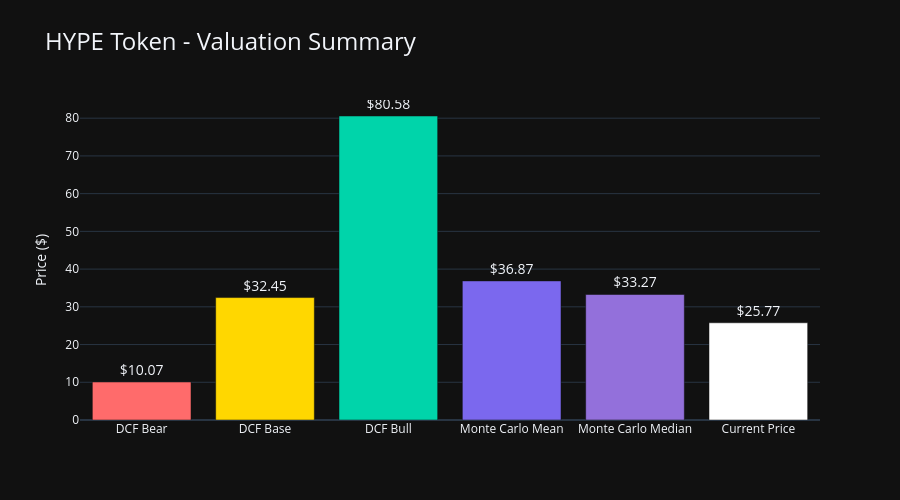

The notebook cell saved with this chart:
### Markdown cell above
## 10. Final Summary & Price Targets

### Code cell
# Final summary with all methodologies
final_summary = {
    'DCF Bear': scenario_results['Bear']['implied_price_circulating'],
    'DCF Base': scenario_results['Base']['implied_price_circulating'],
    'DCF Bull': scenario_results['Bull']['implied_price_circulating'],
    'Monte Carlo Mean': mc_mean,
    'Monte Carlo Median': mc_median,
    'Current Price': CORE_METRICS['current_price']
}

# Create final visualization
fig = go.Figure()

# Add price targets
labels = list(final_summary.keys())
values = list(final_summary.values())
colors = ['#FF6B6B', '#FFD700', '#00D4AA', '#7B68EE', '#9370DB', '#FFFFFF']

fig.add_trace(go.Bar(
    x=labels,
    y=values,
    marker_color=colors,
    text=[f"${v:.2f}" for v in values],
    textposition='outside',
    textfont=dict(size=14)
))

fig.update_layout(
    title=dict(
        text='HYPE Token - Valuation Summary',
        font=dict(size=24)
    ),
    yaxis_title='Price ($)',
    height=500,
    template='plotly_dark',
    showlegend=False
)

fig.show()

# Final investment summary
weighted_price = (0.2 * final_summary['DCF Bear'] + 
                  0.5 * final_summary['DCF Base'] + 
                  0.3 * final_summary['DCF Bull'])

upside = (weighted_price / CORE_METRICS['current_price'] - 1) * 100

final_html = f"""
<div style="background: linear-gradient(135deg, #0f3460 0%, #16213e 100%); 
            padding: 30px; border-radius: 15px; margin-top: 30px; text-align: center;">
    <h1 style="color: #FFD700; margin-bottom: 10px;">HYPE Token Valuation</h1>
    <p style="color: #888; font-size: 14px;">Based on DCF, Monte Carlo, and Comparable Analysis</p>
    
    <div style="display: flex; justify-content: space-around; margin: 30px 0;">
        <div>
            <p style="color: #888; margin-bottom: 5px;">Current Price</p>
            <h2 style="color: #FFFFFF; margin: 0;">${CORE_METRICS['current_price']:.2f}</h2>
        </div>
        <div>
            <p style="color: #888; margin-bottom: 5px;">Weighted Target</p>
            <h2 style="color: #00D4AA; margin: 0;">${weighted_price:.2f}</h2>
        </div>
        <div>
            <p style="color: #888; margin-bottom: 5px;">Upside</p>
            <h2 style="color: {'#00D4AA' if upside > 0 else '#FF6B6B'}; margin: 0;">{upside:+.0f}%</h2>
        </div>
    </div>
    
    <div style="background: rgba(255,255,255,0.05); padding: 20px; border-radius: 10px; margin-top: 20px;">
        <h3 style="color: #7B68EE;">Price Target Ranges</h3>
        <table style="width: 100%; color: white; max-width: 500px; margin: 0 auto;">
            <tr><td>Bear Case (20%):</td><td style="text-align: right; color: #FF6B6B;"><b>${final_summary['DCF Bear']:.2f}</b></td></tr>
            <tr><td>Base Case (50%):</td><td style="text-align: right; color: #FFD700;"><b>${final_summary['DCF Base']:.2f}</b></td></tr>
            <tr><td>Bull Case (30%):</td><td style="text-align: right; color: #00D4AA;"><b>${final_summary['DCF Bull']:.2f}</b></td></tr>
        </table>
    </div>
    
    <p style="color: #666; font-size: 11px; margin-top: 25px;">
        ⚠️ This is not financial advice. DYOR ;)
    </p>
</div>
"""
display(HTML(final_html))

### Figure 1 — Plotly figure (JSON) as saved in the notebook; plotly's stock layout.template omitted (floating-point values rounded to 4 significant figures)
{"data": [{"marker": {"color": ["#FF6B6B", "#FFD700", "#00D4AA", "#7B68EE", "#9370DB", "#FFFFFF"]}, "text": ["$10.07", "$32.45", "$80.58", "$36.87", "$33.27", "$25.77"], "textfont": {"size": 14}, "textposition": "outside", "type": "bar", "x": ["DCF Bear", "DCF Base", "DCF Bull", "Monte Carlo Mean", "Monte Carlo Median", "Current Price"], "y": [10.07, 32.45, 80.58, 36.87, 33.27, 25.77]}], "layout": {"height": 500, "showlegend": false, "title": {"font": {"size": 24}, "text": "HYPE Token - Valuation Summary"}, "yaxis": {"title": {"text": "Price ($)"}}}}
